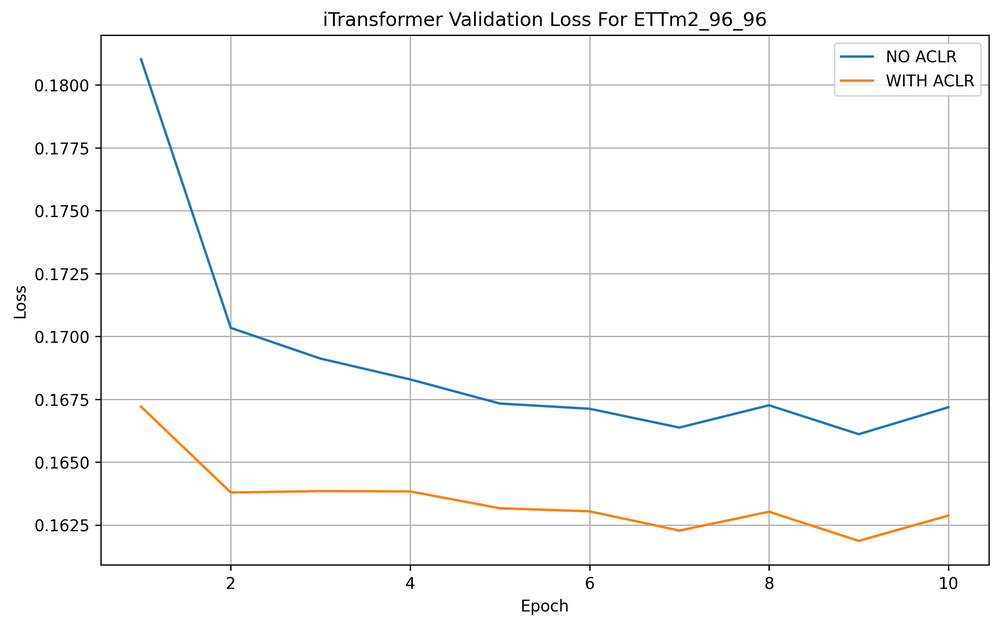
#> input picture iTransformer/visualize/iTransformer_ValLoss_ETTm2_96_96.png, 1000 x 626 px, shrunk from 2618 x 1638 before the run, found by its file name
$ python pic.py
#> lines starting #> are read from the running program, lines starting #| are printed output that depends on the picture
from PIL import Image

# Load the four PNG images
image1 = Image.open("visualize\iTransformer_ValLoss_ETTm2_96_96.png")
#> image1 is the input picture: PIL image 1000x626 RGBA; mean R, G, B, A 249, 248.9, 248.8, 255
image2 = Image.open("visualize\iTransformer_ValLoss_ETTm2_96_192.png")
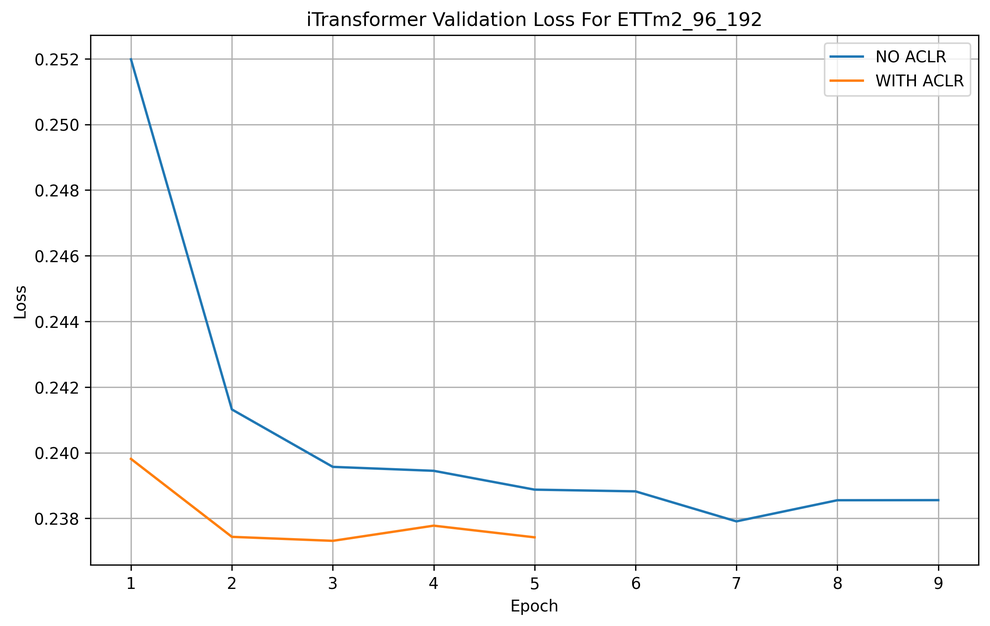
#> input picture iTransformer/visualize/iTransformer_ValLoss_ETTm2_96_192.png, 990 x 626 px, shrunk from 2592 x 1638 before the run, found by its file name
#> image2 is the input picture: PIL image 990x626 RGBA; mean R, G, B, A 248.5, 248.7, 248.8, 255
image3 = Image.open("visualize\iTransformer_ValLoss_ETTm2_96_336.png")
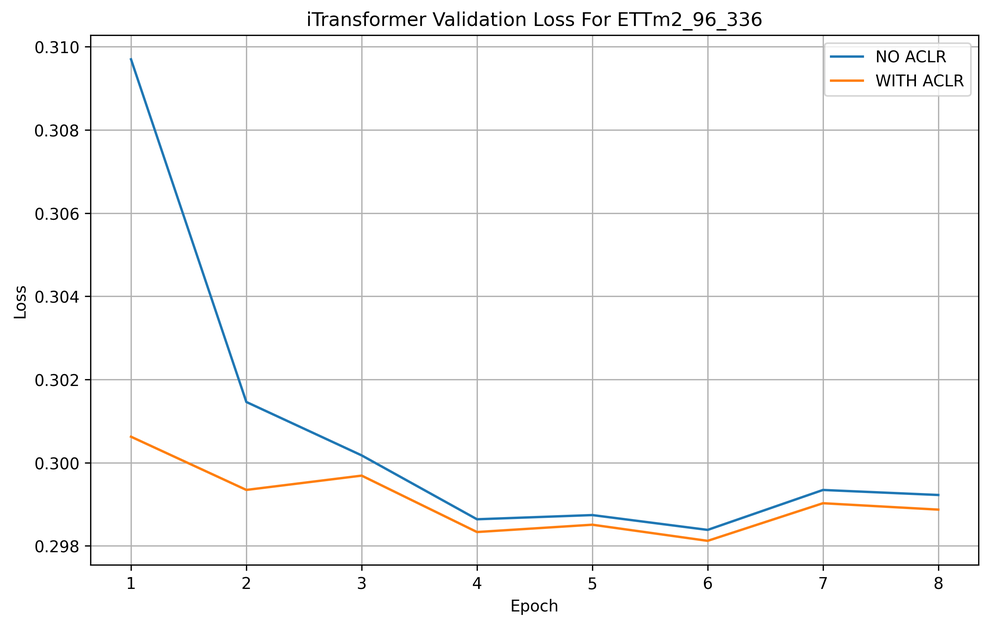
#> input picture iTransformer/visualize/iTransformer_ValLoss_ETTm2_96_336.png, 990 x 626 px, shrunk from 2592 x 1638 before the run, found by its file name
#> image3 is the input picture: PIL image 990x626 RGBA; mean R, G, B, A 248.9, 248.8, 248.7, 255
image4 = Image.open("visualize\iTransformer_ValLoss_ETTm2_96_720.png")
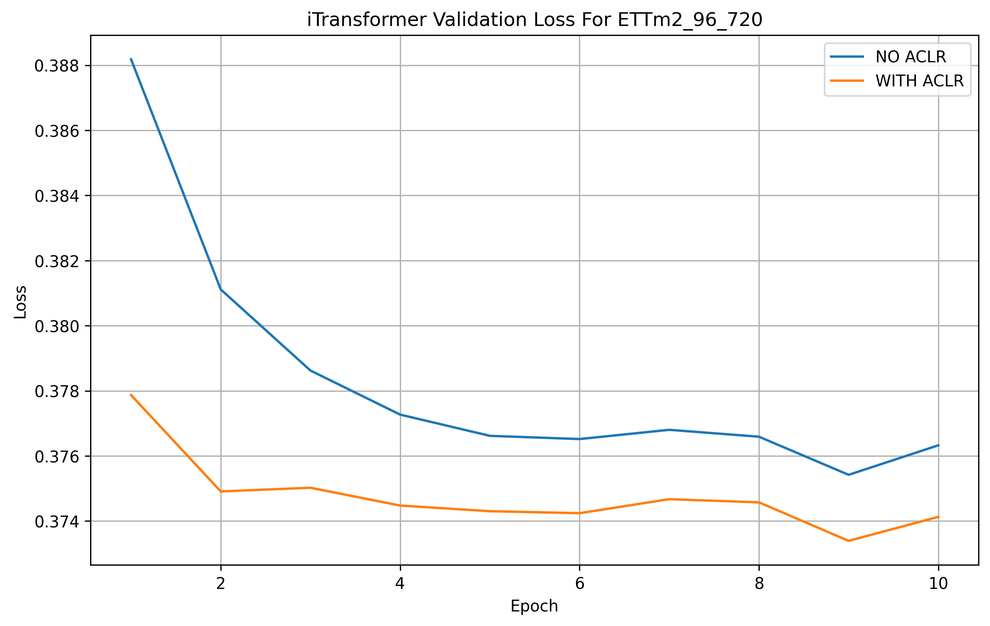
#> input picture iTransformer/visualize/iTransformer_ValLoss_ETTm2_96_720.png, 990 x 626 px, shrunk from 2592 x 1638 before the run, found by its file name
#> image4 is the input picture: PIL image 990x626 RGBA; mean R, G, B, A 249, 248.9, 248.8, 255

# Ensure all images have the same size
width, height = image1.size
#> width = 1000; height = 626
image2 = image2.resize((width, height))
#> image2: PIL image 1000x626 RGBA
image3 = image3.resize((width, height))
#> image3: PIL image 1000x626 RGBA
image4 = image4.resize((width, height))
#> image4: PIL image 1000x626 RGBA

# Create a new blank image for the 2x2 grid
grid_width = width * 2
#> grid_width = 2000
grid_height = height * 2
#> grid_height = 1252
grid_image = Image.new("RGBA", (grid_width, grid_height))
#> grid_image: PIL image 2000x1252 RGBA; every value is 0

# Paste the images into the grid
grid_image.paste(image1, (0, 0))
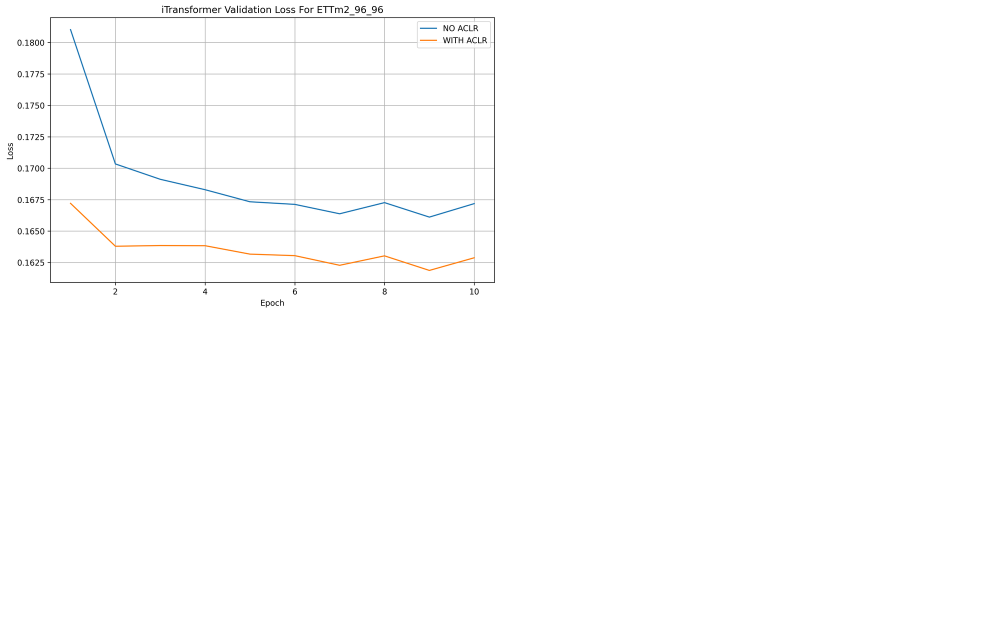
#> grid_image: PIL image 2000x1252 RGBA (shown at 1/2 size); mean R, G, B, A 62.2, 62.2, 62.2, 63.8; transparent parts drawn white
grid_image.paste(image2, (width, 0))
grid_image.paste(image3, (0, height))
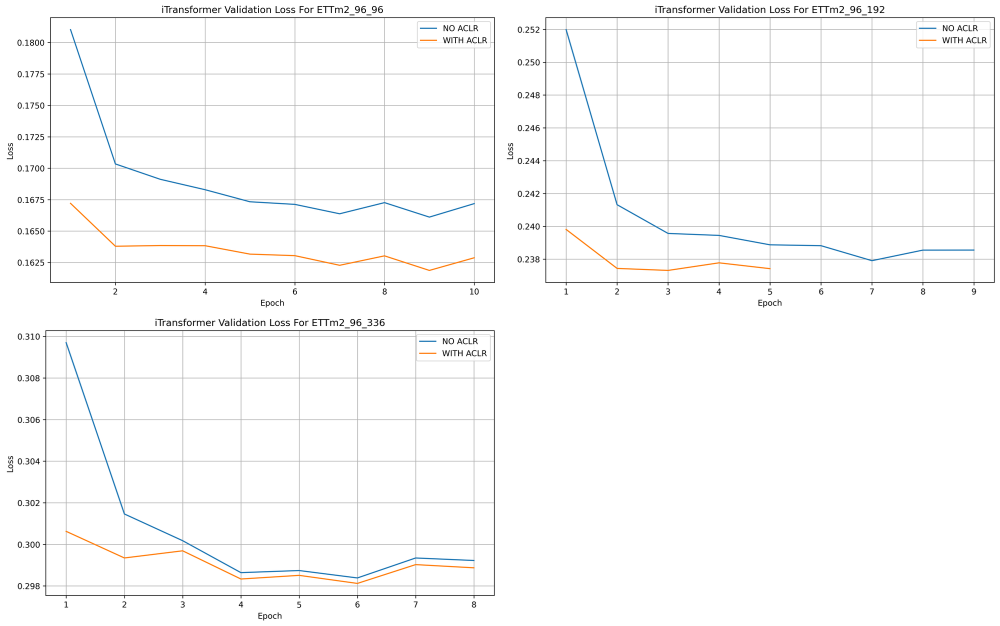
#> grid_image: PIL image 2000x1252 RGBA (shown at 1/2 size); mean R, G, B, A 186.6, 186.6, 186.5, 191.2; transparent parts drawn white
grid_image.paste(image4, (width, height))
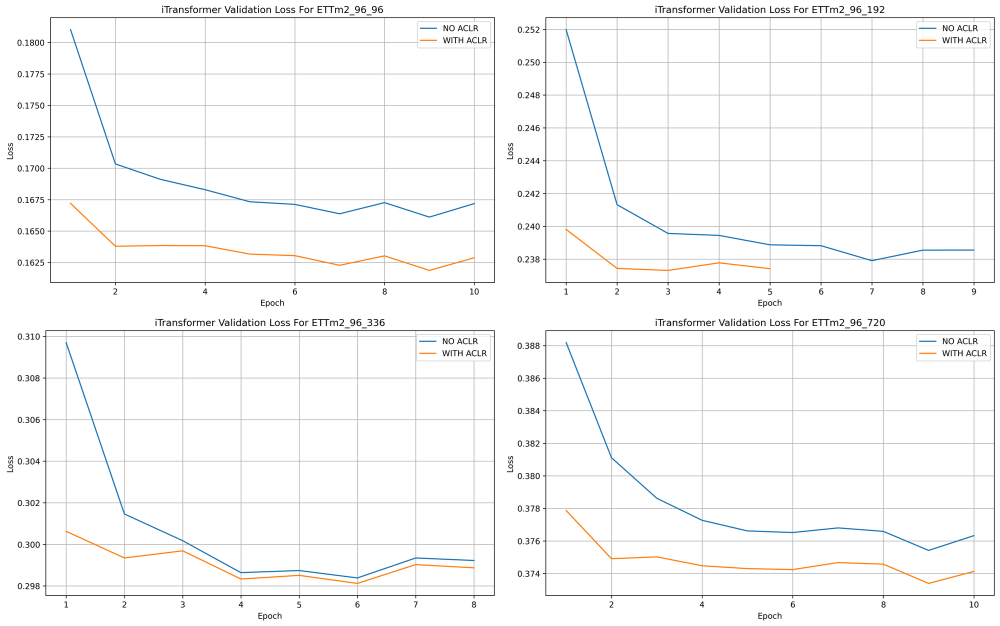
#> grid_image: PIL image 2000x1252 RGBA (shown at 1/2 size); mean R, G, B, A 248.8, 248.8, 248.7, 255

# Save the resulting image
grid_image.show()
grid_image.save("./visualize/iTrans_Valloss_ETTm2.png")
# print("2x2 grid image saved as output_grid.png and displayed.")
